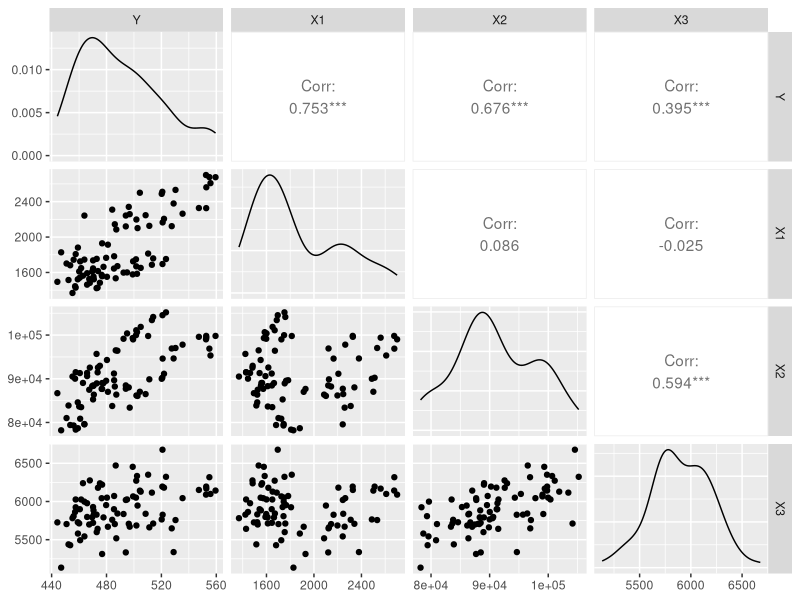

This chart was generated by the following R code: (Note: a time limit stopped this script after it produced the figure.)
#TD4
library(car)
library(GGally)

data <- read.csv("Td4.csv")

data_1 <- data[which(data == "2000/01/01"):which(data == "2006/12/01"),]
data_2 <- data[which(data == "2013/01/01"):which(data == "2020/12/01"),]

n <- length(data$Y)
n_1 <- length(data_1$Y)
n_2 <- length(data_2$Y)


## Regressions 
model_0 <- lm(Y~X1+X2+X3, data = data)

model_1 <- lm(Y~X1+X2+X3, data = data_1)

model_2 <- lm(Y~X1+X2+X3, data = data_2)

model_list <- list(model_0,model_1,model_2)

for (i in 1:length(model_list)){
	print(summary(model_list[[i]]))
	#print(nobs(model_list[[i]]))
}

## Tests d'autocorrélation

for (i in 2:length(model_list)){
	print(durbinWatsonTest(model_list[[i]]))
}

## Stabilité
# ANACOVA
SCR_l <- list()
for (i in 1:length(model_list)){
	SCR <- sum(resid(model_list[[i]])^2)
	SCR_l[[i]] <- SCR
}
print(SCR_l)

SCR_a <- SCR_l[[2]] + SCR_l[[3]]
F_stat <- ((SCR_l[[1]] - SCR_a)/SCR_a) * (nobs(model_list[[1]]) - 2*4)/4
cat("SCR_a = ", SCR_a, "\n")
cat("F_stat = ", F_stat, "F_lu = ", qf(0.95,df1=4,df2=(nobs(model_list[[1]]) - 2*4)), "\n")

# Comparaison coef regression
#print(summary(model_0)$coef[,2])

for (i in 1:length(model_0$coef)){
	tc <- (model_1$coef[[i]] - model_2$coef[[i]])/sqrt((summary(model_1)$coef[i,2])^2 + (summary(model_2)$coef[i,2])^2)
	cat(paste0("tc",i,"="), tc, "\n")
}

# Comparaison coef correlation
z_l <- list()
for (i in 3:4){
	for (j in i:4){
		r_1 <- cor(data_1[,i],data_1[,j])
		print(r_1)
}
	#r_1 <- cor(i,)
	#r_2 <- cor(i)

	#z_1 <- 0.5 * ln((1 + r_1)/(1 - r_1))
	#z_1 <- 0.5 * ln((1 + r_1)/(1 - r_1))
	
	#z_l[[i]] <- z_1 - z_2 
}

X11()
ggpairs(data_1[2:5])
while (!is.null(dev.list())) Sys.sleep(1)
